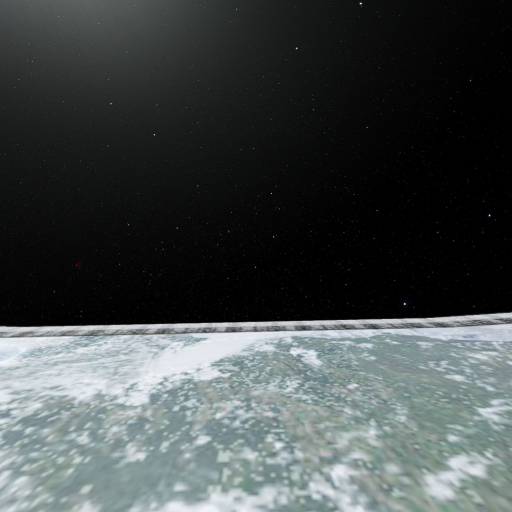
#> input picture game/skybox/Installation05_01ft.png, 1024 x 1024 px (shown at 1/2 size); its folder holds 5 pictures in this run
$ python convert_skybox.py
#> lines starting #> are read from the running program, lines starting #| are printed output that depends on the picture
"""Convert 6 cubemap face PNGs to a single equirectangular panorama."""
import numpy as np
from PIL import Image

FACE_DIR = "game/skybox"
OUT_PATH = "game/skybox/panorama.png"
OUT_W    = 4096
OUT_H    = 2048

def load_face(name):
#> called with name = 'Installation05_01ft.png'
    return np.array(Image.open(f"{FACE_DIR}/{name}").convert("RGB"), dtype=np.float32) / 255.0

ft = load_face("Installation05_01ft.png")
bk = load_face("Installation05_01bk.png")
#> call 2 of load_face, with name = 'Installation05_01bk.png'
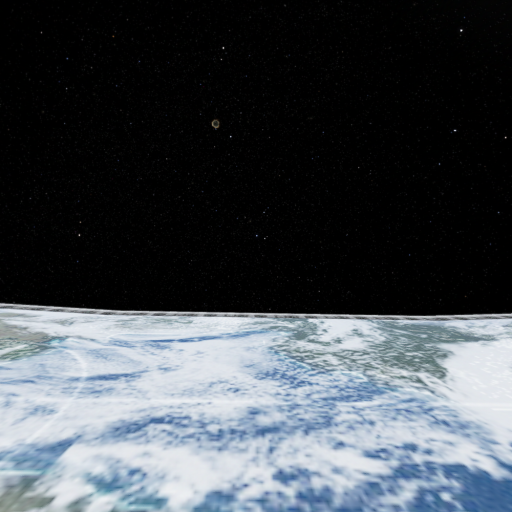
#> input picture game/skybox/Installation05_01bk.png, 1024 x 1024 px (shown at 1/2 size)
lf = load_face("Installation05_01lf.png")
#> call 3 of load_face, with name = 'Installation05_01lf.png'
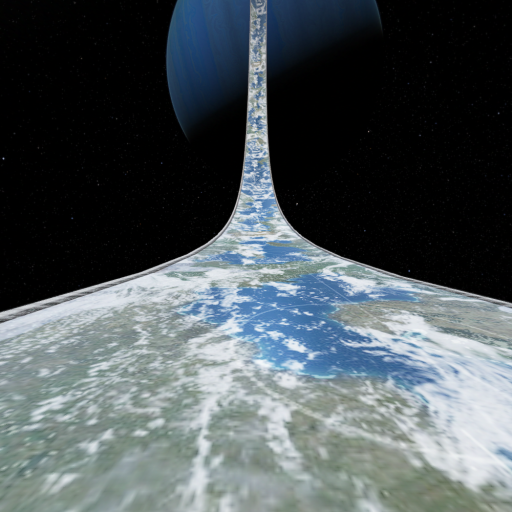
#> input picture game/skybox/Installation05_01lf.png, 1024 x 1024 px (shown at 1/2 size)
rt = load_face("Installation05_01rt.png")
#> call 4 of load_face, with name = 'Installation05_01rt.png'
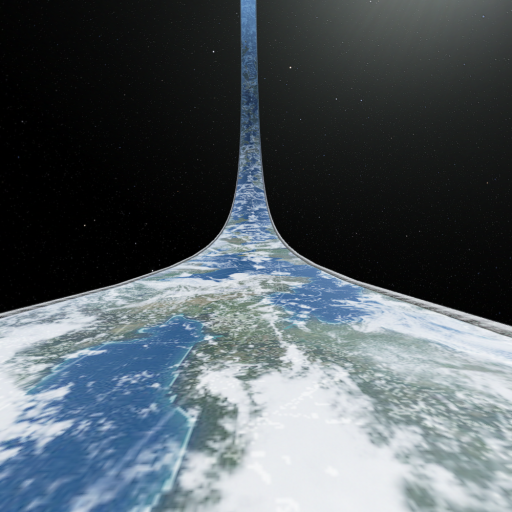
#> input picture game/skybox/Installation05_01rt.png, 1024 x 1024 px (shown at 1/2 size)
#> (the run stopped early here; a loop or call above may not have finished)
